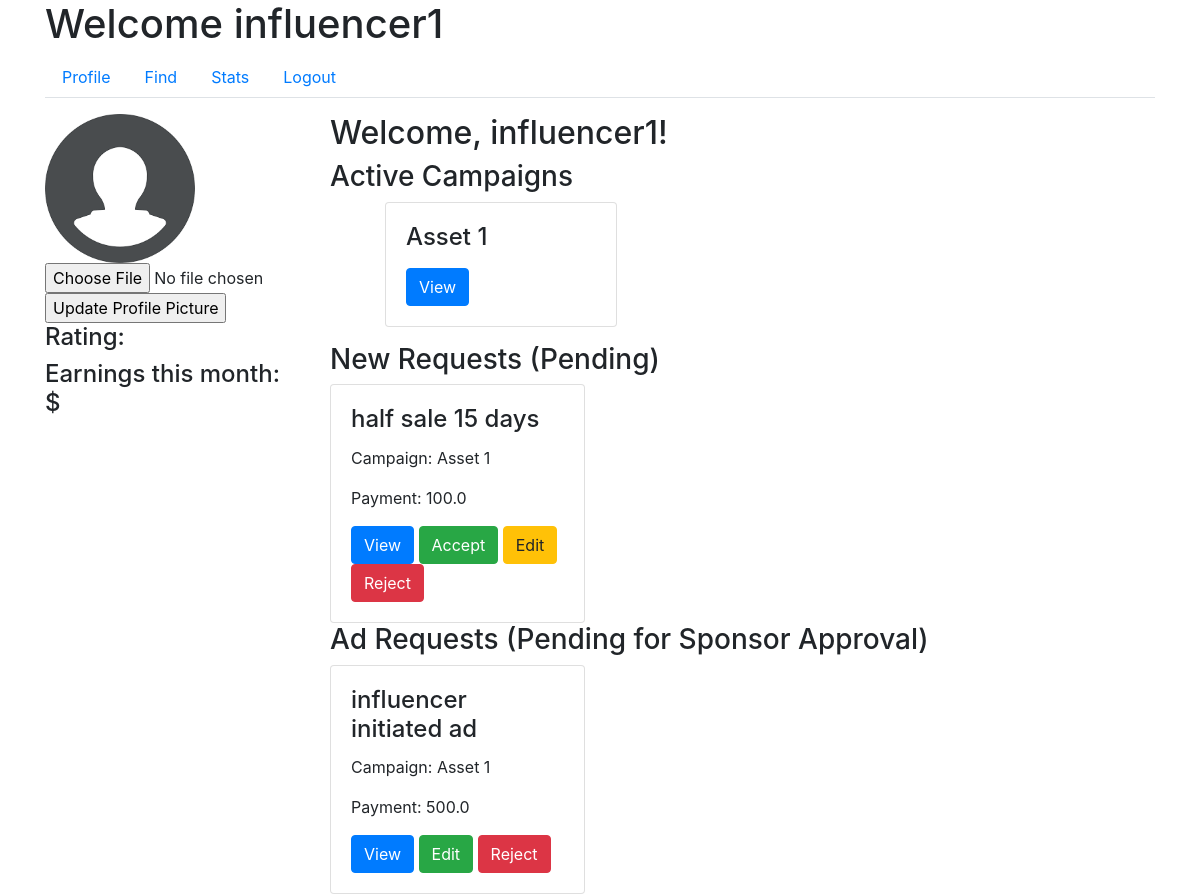
The app's page /influencer/profile (signed in), older data.
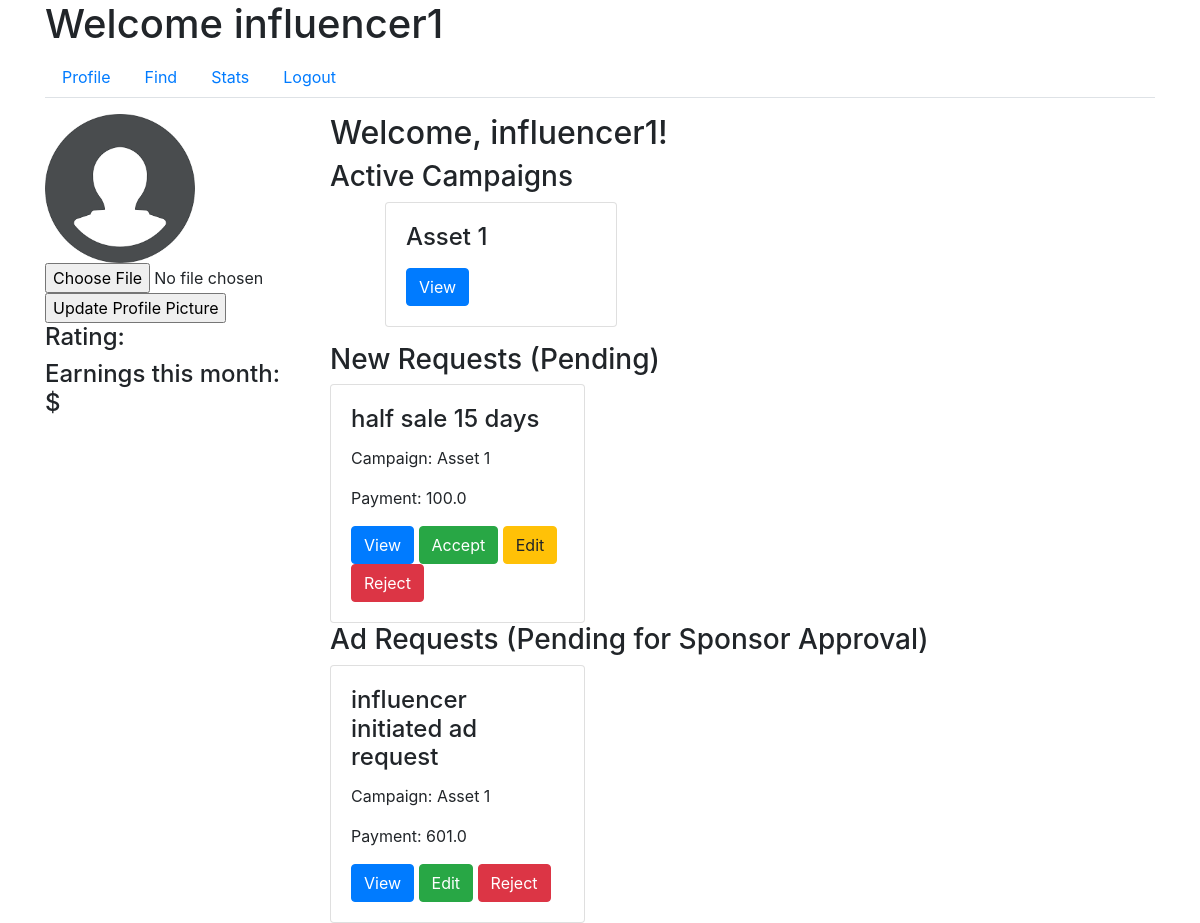
The same page, newer data.
### app/models.py (models this page shows, shortened)
class User(UserMixin, db.Model):
    id = db.Column(db.Integer, primary_key=True)
    username = db.Column(db.String(64), unique=True, nullable=False)
    email = db.Column(db.String(120), unique=True, nullable=False)
    password_hash = db.Column(db.String(128), nullable=False)
    role = db.Column(db.String(20), nullable=False)
    industry = db.Column(db.String(120))  # For Sponsors
    platforms = db.Column(db.Text)  # For Influencers
    category = db.Column(db.String(120))  # For Influencers
    niche = db.Column(db.String(120))  # For Influencers
    profile_pic = db.Column(db.String(20), nullable=False, default='download.png')
    flag = db.Column(db.Boolean, default=False, nullable=False)  # Add flag column

class Campaign(db.Model):
    id = db.Column(db.Integer, primary_key=True)
    name = db.Column(db.String(100), nullable=False)
    description = db.Column(db.Text, nullable=False)
    budget = db.Column(db.Float, nullable=False)
    visibility = db.Column(db.String(10), nullable=False)  # 'public', 'private'
    start_date = db.Column(db.Date, nullable=False)
    end_date = db.Column(db.Date, nullable=False)
    user_id = db.Column(db.Integer, db.ForeignKey('user.id'), nullable=False)
    ad_requests = db.relationship('AdRequest', backref='campaign', lazy=True)
    flag = db.Column(db.Boolean, default=False, nullable=False)  # Add flag column

class AdRequest(db.Model):
    id = db.Column(db.Integer, primary_key=True)
    campaign_id = db.Column(db.Integer, db.ForeignKey('campaign.id'), nullable=False)
    influencer_id = db.Column(db.Integer, db.ForeignKey('user.id'), nullable=False)
    requirements = db.Column(db.Text, nullable=False)
    payment_amount = db.Column(db.Float, nullable=False)
    status_influencer = db.Column(db.String(10), nullable=False)
    status_sponsor = db.Column(db.String(10), nullable=False)

### app/routes.py (the view)
@main.route('/influencer/profile')
@login_required
def influencer_profile():
    if current_user.role != 'influencer':
        return redirect(url_for('main.home'))
    influencer = current_user
    active_campaigns = Campaign.query.join(AdRequest, Campaign.id == AdRequest.campaign_id)\
    .filter(AdRequest.status_influencer == 'Accepted', AdRequest.influencer_id == influencer.id).all()
    public_influencer = User.query.filter_by(username='Public').first()
    new_requests = AdRequest.query.filter(
        (AdRequest.influencer_id == public_influencer.id) |
        (AdRequest.influencer_id == influencer.id),
        AdRequest.status_influencer == 'Pending'
    ).all()
    sponsor_pending_request = AdRequest.query.filter_by(influencer_id=influencer.id, status_sponsor='Pending').all()
    return render_template('influencer_profile.html',
                           influencer=influencer,
                           active_campaigns=active_campaigns,
                           new_requests=new_requests,
                           sponsor_pending_request=sponsor_pending_request)

### app/models.py (called while the page is built)
@login_manager.user_loader
def load_user(user_id):
    return User.query.get(int(user_id))

### app/templates/influencer_profile.html (shortened to what this page needs)
{% extends "influencer_dashboard.html" %}
{% block tab_content %}
<div class="row">
    <div class="col-md-3">
        <div class="profile-sidebar">
            <img src="{{ url_for('static', filename='profile_pics/' + current_user.profile_pic) }}" alt="Profile Picture">
            <form action="{{ url_for('main.update_profile_pic') }}" method="POST" enctype="multipart/form-data">
                <input type="file" name="profile_pic">
                <input type="submit" value="Update Profile Picture">
            </form>
            <div class="profile-stats">
                <h4>Rating: {{ influencer.rating }}</h4>
                <h4>Earnings this month: ${{ influencer.earnings }}</h4>
            </div>
        </div>
    </div>
    <div class="col-md-9">
        <div class="profile-main">
            <h2>Welcome, {{ current_user.username }}!</h2>
            <h3>Active Campaigns</h3>
            <ul>
                {% for campaign in active_campaigns %}
                <div class="col-md-4">
                    <div class="request-box card">
                        <div class="card-body">
                            <h4 class="card-title">{{ campaign.name }}</h4>
                            <button class="btn btn-primary" data-toggle="modal" data-target="#campaignModal" data-id="{{ campaign.id }}">View</button>
                        </div>
                    </div>
                </div>
                {% endfor %}
            </ul>
            <h3>New Requests (Pending)</h3>
            <div class="row">
                {% for request in new_requests %}
                <div class="col-md-4">
                    <div class="request-box card">
                        <div class="card-body">
                            <h4 class="card-title">{{ request.requirements }}</h4>
                            <p class="card-text">Campaign: {{ request.campaign.name }}</p>
                            <p class="card-text">Payment: {{ request.payment_amount }}</p>
                            <button class="btn btn-primary" data-toggle="modal" data-target="#adRequestModal" data-id="{{ request.id }}">View</button>
                            <a href="{{ url_for('main.accept_request_influencer', id=request.id) }}" class="btn btn-success">Accept</a>
                            <a href="{{ url_for('main.edit_ad_request_infl', id=request.id) }}" class="btn btn-warning">Edit</a>
                            <a href="{{ url_for('main.reject_request_influencer', id=request.id) }}" class="btn btn-danger">Reject</a>
                        </div>
                    </div>
                </div>
                {% endfor %}
            </div>
            <h3>Ad Requests (Pending for Sponsor Approval)</h3>
            <div class="row">
                {% for request in sponsor_pending_request %}
                <div class="col-md-4">
                    <div class="request-box card">
                        <div class="card-body">
                            <h4 class="card-title">{{ request.requirements }}</h4>
                            <p class="card-text">Campaign: {{ request.campaign.name }}</p>
                            <p class="card-text">Payment: {{ request.payment_amount }}</p>
                            <button class="btn btn-primary" data-toggle="modal" data-target="#adRequestModal" data-id="{{ request.id }}">View</button>
                            <a href="{{ url_for('main.edit_ad_request_infl', id=request.id) }}" class="btn btn-success">Edit</a>
                            <a href="{{ url_for('main.reject_request_influencer', id=request.id) }}" class="btn btn-danger">Reject</a>
                        </div>
                    </div>
                </div>
                {% endfor %}
            </div>
        </div>
    </div>
</div>
{% endblock %}

### app/templates/influencer_dashboard.html (shortened to what this page needs)
{% extends "base.html" %}
{% block content %}
<h1>Welcome {{ current_user.username }}</h1>
<ul class="nav nav-tabs">
    <li class="nav-item">
        <a class="nav-link" href="{{ url_for('main.influencer_profile') }}">Profile</a>
    </li>
    <li class="nav-item">
        <a class="nav-link" href="{{ url_for('main.influencer_find') }}">Find</a>
    </li>
    <li class="nav-item">
        <a class="nav-link" href="{{ url_for('main.influencer_stats') }}">Stats</a>
    </li>
    <li class="nav-item">
        <a class="nav-link" href="{{ url_for('main.logout') }}">Logout</a>
    </li>
</ul>
<div class="tab-content mt-3">
    {% block tab_content %}{% endblock %}
</div>
{% endblock %}

### app/templates/base.html (shortened to what this page needs)
<!DOCTYPE html>
<html lang="en">
<head>
    <link rel="stylesheet" href="https://maxcdn.bootstrapcdn.com/bootstrap/4.0.0/css/bootstrap.min.css">
    <link href="https://stackpath.bootstrapcdn.com/bootstrap/4.3.1/css/bootstrap.min.css" rel="stylesheet">
    <link rel="stylesheet" href="{{ url_for('static', filename='css/styles.css') }}">
</head>
<body>
    <div class="container">
        {% block content %}{% endblock %}
    </div>
</body>
</html>

### app/static/css/styles.css (style rules this page uses)
.profile-sidebar img { max-width: 150px; max-height: 150px; object-fit: cover; }

Row changes from the older to the newer data that the page shows:
changed AdRequest: requirements "influencer initiated ad" → "influencer initiated ad request"; payment_amount "500.0" → "601.0"
